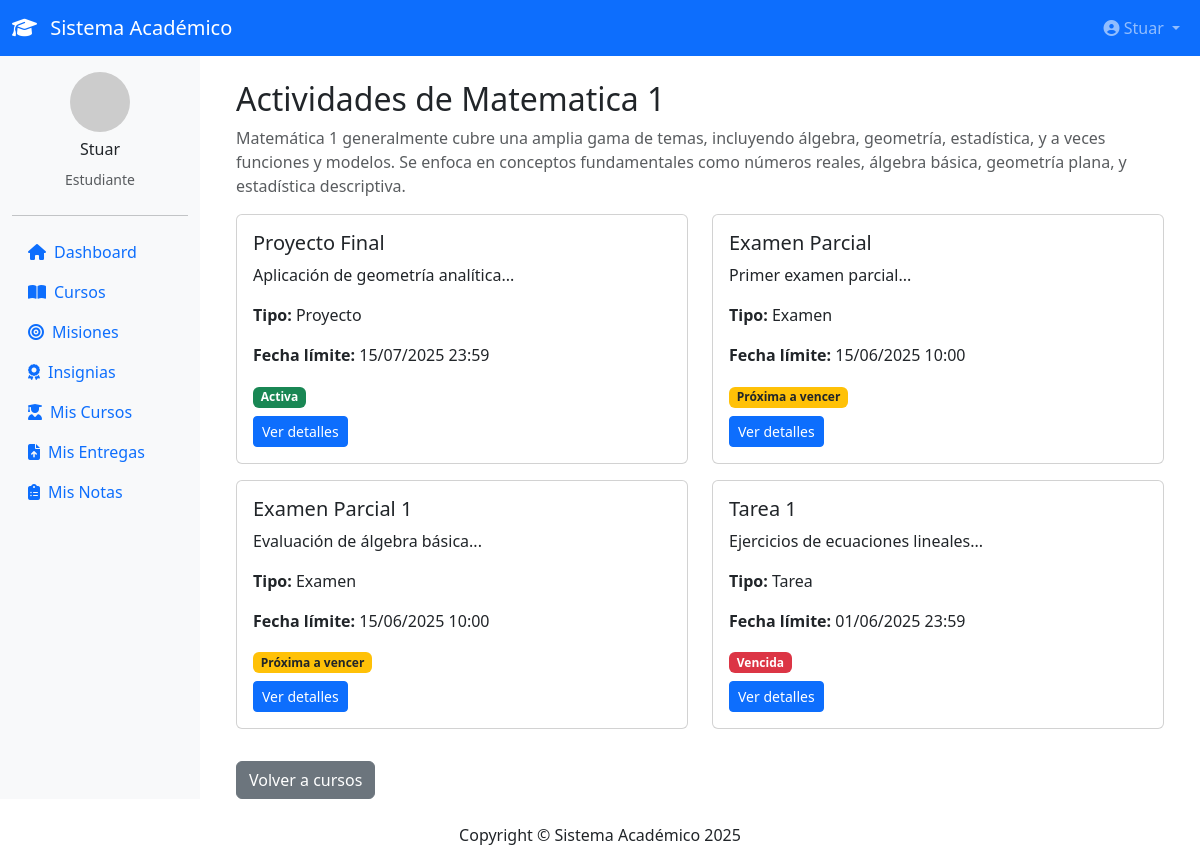
Screenshot of /estudiante/index.php?accion=actividades&id=1 (signed in) with the database file from the repository.
### tables this page shows
CREATE TABLE `cursos` (
  `id_curso` int(11) NOT NULL AUTO_INCREMENT,
  `nombre_curso` varchar(100) NOT NULL,
  `descripcion` text DEFAULT NULL,
  `id_docente` int(11) NOT NULL,
  `contrasena` varchar(255) NOT NULL,
  `capacidad` int(11) NOT NULL DEFAULT 50,
  `grupo` enum('A','B') DEFAULT NULL,
  PRIMARY KEY (`id_curso`),
  KEY `id_docente` (`id_docente`),
  CONSTRAINT `cursos_ibfk_1` FOREIGN KEY (`id_docente`) REFERENCES `usuarios` (`id_usuario`) ON DELETE CASCADE
);

CREATE TABLE `actividades` (
  `id_actividad` int(11) NOT NULL AUTO_INCREMENT,
  `id_curso` int(11) NOT NULL,
  `nombre` varchar(100) NOT NULL,
  `descripcion` text DEFAULT NULL,
  `fecha_limite` datetime NOT NULL,
  `tipo` enum('Tarea','Examen','Proyecto') NOT NULL,
  PRIMARY KEY (`id_actividad`),
  KEY `id_curso` (`id_curso`),
  CONSTRAINT `actividades_ibfk_1` FOREIGN KEY (`id_curso`) REFERENCES `cursos` (`id_curso`) ON DELETE CASCADE
);

### estudiante/controllers/ActividadController.php (called while the page is built, shortened)
<?php
require_once __DIR__ . '/../models/ActividadModel.php';
require_once __DIR__ . '/../models/CursoModel.php';
class ActividadController {
    private $actividadModel;
    private $cursoModel;
    public function __construct() {
        $this->actividadModel = new ActividadModel();
        $this->cursoModel = new CursoModel();
    }
    public function listarPorCurso($id_curso) {
        $actividades = $this->actividadModel->listarActividadesPorCurso($id_curso);
        $curso = $this->cursoModel->obtenerCursoPorId($id_curso);
        include __DIR__ . '/../views/actividades_listado.php';
    }
}
?>

### estudiante/models/CursoModel.php (called while the page is built, shortened)
<?php
require_once __DIR__ . '/../../includes/conexion.php';
class CursoModel {
    private $pdo;
    public function __construct() {
        global $pdo;
        $this->pdo = $pdo;
    }
    public function obtenerCursoPorId($id_curso) {
        $sql = "SELECT * FROM cursos WHERE id_curso = ?";
        $stmt = $this->pdo->prepare($sql);
        $stmt->execute([$id_curso]);
        return $stmt->fetch(PDO::FETCH_ASSOC);
    }
}
?>

### estudiante/models/ActividadModel.php (called while the page is built, shortened)
<?php
require_once __DIR__ . '/../../includes/conexion.php';
class ActividadModel {
    private $pdo;
    public function __construct() {
        global $pdo;
        $this->pdo = $pdo;
    }
    public function listarActividadesPorCurso($id_curso) {
        $sql = "SELECT * FROM actividades WHERE id_curso = ? ORDER BY fecha_limite DESC";
        $stmt = $this->pdo->prepare($sql);
        $stmt->execute([$id_curso]);
        return $stmt->fetchAll();
    }
}
?>

### estudiante/views/actividades_listado.php (the view, shortened to what this page needs)
<?php include __DIR__ . '/../../includes/header.php'; ?>
<?php
$actividades = $actividades ?? [];
$curso = $curso ?? null;
?>
<div class="container mt-4">
    <?php if ($curso): ?>
        <h2>Actividades de <?= htmlspecialchars($curso['nombre_curso']) ?></h2>
        <p class="text-muted"><?= htmlspecialchars($curso['descripcion']) ?></p>
    <?php else: ?>
        <h2>Actividades</h2>
    <?php endif; ?>
    <div class="row">
        <?php if (count($actividades) > 0): ?>
            <?php foreach ($actividades as $actividad): ?>
                <div class="col-md-6">
                    <div class="card mb-3">
                        <div class="card-body">
                            <h5><?= htmlspecialchars($actividad['nombre']) ?></h5>
                            <p><?= htmlspecialchars(substr($actividad['descripcion'], 0, 100)) ?>...</p>
                            <p><strong>Tipo:</strong> <?= htmlspecialchars($actividad['tipo']) ?></p>
                            <p><strong>Fecha límite:</strong> <?= date('d/m/Y H:i', strtotime($actividad['fecha_limite'])) ?></p>
                            <?php
                            $fecha_limite = new DateTime($actividad['fecha_limite']);
                            $ahora = new DateTime();
                            if ($fecha_limite < $ahora) {
                                echo '<span class="badge bg-danger">Vencida</span>';
                            } elseif ($fecha_limite->diff($ahora)->days <= 3) {
                                echo '<span class="badge bg-warning text-dark">Próxima a vencer</span>';
                            } else {
                                echo '<span class="badge bg-success">Activa</span>';
                            }
                            ?>
                            <div class="mt-2">
                                <a href="index.php?accion=ver_actividad&id=<?= $actividad['id_actividad'] ?>" class="btn btn-primary btn-sm">Ver detalles</a>
                            </div>
                        </div>
                    </div>
                </div>
            <?php endforeach; ?>
        <?php endif; ?>
    </div>
    <div class="mt-3">
        <a href="index.php?accion=cursos" class="btn btn-secondary">Volver a cursos</a>
    </div>
</div>
<?php include __DIR__ . '/../../includes/footer.php'; ?>

### rows the page displays
cursos: nombre_curso "Matematica 1", descripcion "Matemática 1 generalmente cubre una amplia gama de temas, incluyendo álgebra, geometría, estadística, y a veces funciones y modelos. Se enfoca en conceptos fundamentales como números reales, álgebra básica, geometría plana, y estadística descriptiva."
actividades: nombre "Proyecto Final", descripcion "Aplicación de geometría analítica", tipo "Proyecto", fecha_limite "15/07/2025 23:59", shows "Activa"
actividades: nombre "Examen Parcial", descripcion "Primer examen parcial", tipo "Examen", fecha_limite "15/06/2025 10:00", shows "Próxima a vencer"
actividades: nombre "Examen Parcial 1", descripcion "Evaluación de álgebra básica", tipo "Examen", fecha_limite "15/06/2025 10:00", shows "Próxima a vencer"
actividades: nombre "Tarea 1", descripcion "Ejercicios de ecuaciones lineales", tipo "Tarea", fecha_limite "01/06/2025 23:59", shows "Vencida"

### other values shown
$_SESSION['nombre'] "Stuar"
$_SESSION['rol'] "Estudiante"
